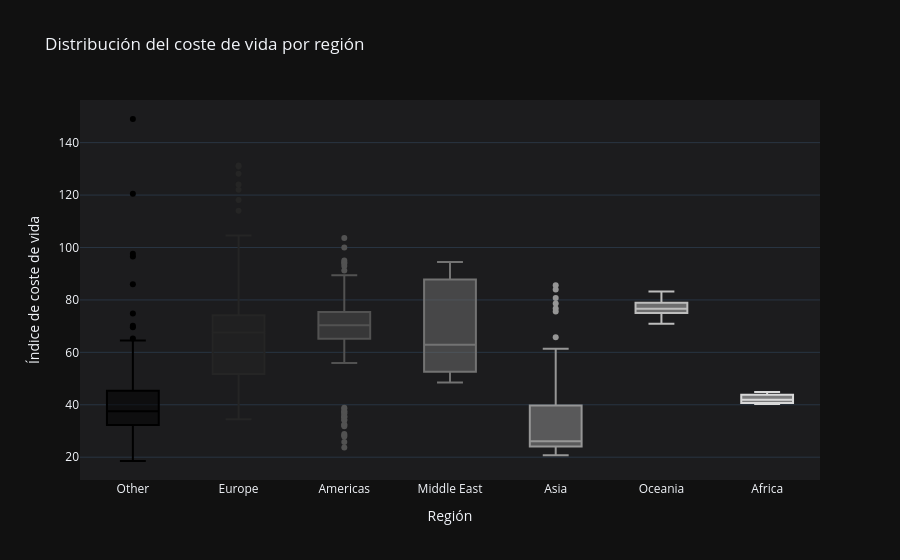

Source (notebook cell):
### Markdown cell above
## Distribución del coste de vida

### Code cell
fig = px.box(
    df,
    x="region",
    y="cost_of_living_index",
    title="Distribución del coste de vida por región",
    labels={
        "cost_of_living_index": "Índice de coste de vida",
        "region": "Región"
    },
    color="region",
    color_discrete_sequence=px.colors.sequential.Greys_r,
    template="plotly_dark",
)
fig.update_layout(
    paper_bgcolor="#111111",
    plot_bgcolor="#1c1c1e",
    showlegend=False,
)
fig.show()

print(df.groupby('region')['cost_of_living_index'].agg(['mean','median','min','max']).round(1))

### Figure 1 — Plotly figure (JSON) as saved in the notebook; plotly's stock layout.template omitted (floating-point values rounded to 4 significant figures; data arrays with more than 128 entries replaced by an {"elided": "..."} marker saying what was removed)
{"data": [{"alignmentgroup": "True", "hovertemplate": "Región=%{x}<br>Índice de coste de vida=%{y}<extra></extra>", "legendgroup": "Other", "marker": {"color": "rgb(0,0,0)"}, "name": "Other", "notched": false, "offsetgroup": "Other", "orientation": "v", "showlegend": true, "type": "box", "x": {"elided": "131 str values"}, "x0": " ", "xaxis": "x", "y": {"elided": "131 float values"}, "y0": " ", "yaxis": "y"}, {"alignmentgroup": "True", "hovertemplate": "Región=%{x}<br>Índice de coste de vida=%{y}<extra></extra>", "legendgroup": "Europe", "marker": {"color": "rgb(37,37,37)"}, "name": "Europe", "notched": false, "offsetgroup": "Europe", "orientation": "v", "showlegend": true, "type": "box", "x": {"elided": "210 str values"}, "x0": " ", "xaxis": "x", "y": {"elided": "210 float values"}, "y0": " ", "yaxis": "y"}, {"alignmentgroup": "True", "hovertemplate": "Región=%{x}<br>Índice de coste de vida=%{y}<extra></extra>", "legendgroup": "Americas", "marker": {"color": "rgb(82,82,82)"}, "name": "Americas", "notched": false, "offsetgroup": "Americas", "orientation": "v", "showlegend": true, "type": "box", "x": {"elided": "142 str values"}, "x0": " ", "xaxis": "x", "y": {"elided": "142 float values"}, "y0": " ", "yaxis": "y"}, {"alignmentgroup": "True", "hovertemplate": "Región=%{x}<br>Índice de coste de vida=%{y}<extra></extra>", "legendgroup": "Middle East", "marker": {"color": "rgb(115,115,115)"}, "name": "Middle East", "notched": false, "offsetgroup": "Middle East", "orientation": "v", "showlegend": true, "type": "box", "x": ["Middle East", "Middle East", "Middle East", "Middle East", "Middle East", "Middle East", "Middle East", "Middle East", "Middle East", "Middle East", "Middle East", "Middle East", "Middle East"], "x0": " ", "xaxis": "x", "y": [94.49, 88.86, 88.77, 87.44, 86.32, 64.32, 62.9, 57.89, 53.85, 52.58, 52.57, 49.03, 48.45], "y0": " ", "yaxis": "y"}, {"alignmentgroup": "True", "hovertemplate": "Región=%{x}<br>Índice de coste de vida=%{y}<extra></extra>", "legendgroup": "Asia", "marker": {"color": "rgb(150,150,150)"}, "name": "Asia", "notched": false, "offsetgroup": "Asia", "orientation": "v", "showlegend": true, "type": "box", "x": ["Asia", "Asia", "Asia", "Asia", "Asia", "Asia", "Asia", "Asia", "Asia", "Asia", "Asia", "Asia", "Asia", "Asia", "Asia", "Asia", "Asia", "Asia", "Asia", "Asia", "Asia", "Asia", "Asia", "Asia", "Asia", "Asia", "Asia", "Asia", "Asia", "Asia", "Asia", "Asia", "Asia", "Asia", "Asia", "Asia", "Asia", "Asia", "Asia", "Asia", "Asia", "Asia", "Asia", "Asia", "Asia", "Asia", "Asia", "Asia", "Asia", "Asia", "Asia", "Asia", "Asia", "Asia", "Asia", "Asia", "Asia", "Asia", "Asia", "Asia", "Asia", "Asia", "Asia"], "x0": " ", "xaxis": "x", "y": [85.61, 83.98, 80.71, 78.66, 76.71, 75.62, 65.8, 61.4, 53.9, 51.08, 49.53, 49.21, 45.94, 43.81, 42.29, 41.11, 35.48, 34.1, 30.27, 29.33, 29.21, 28.38, 28.23, 28.2, 27.72, 27.57, 27.55, 27.53, 27.33, 26.61, 26.56, 26.08, 26.01, 25.99, 25.61, 25.42, 25.38, 25.34, 25.32, 24.95, 24.92, 24.81, 24.75, 24.6, 24.5, 24.47, 24.39, 24.04, 24.03, 23.97, 23.97, 23.73, 23.45, 23.35, 23.34, 23.16, 22.9, 22.81, 22.04, 21.75, 21.57, 21.28, 20.79], "y0": " ", "yaxis": "y"}, {"alignmentgroup": "True", "hovertemplate": "Región=%{x}<br>Índice de coste de vida=%{y}<extra></extra>", "legendgroup": "Oceania", "marker": {"color": "rgb(189,189,189)"}, "name": "Oceania", "notched": false, "offsetgroup": "Oceania", "orientation": "v", "showlegend": true, "type": "box", "x": ["Oceania", "Oceania", "Oceania", "Oceania", "Oceania", "Oceania", "Oceania", "Oceania", "Oceania", "Oceania", "Oceania", "Oceania", "Oceania", "Oceania", "Oceania"], "x0": " ", "xaxis": "x", "y": [83.21, 82.06, 80.19, 79.44, 77.29, 76.76, 76.66, 76.59, 75.94, 75.8, 75.24, 74.99, 73.93, 73.85, 70.87], "y0": " ", "yaxis": "y"}, {"alignmentgroup": "True", "hovertemplate": "Región=%{x}<br>Índice de coste de vida=%{y}<extra></extra>", "legendgroup": "Africa", "marker": {"color": "rgb(217,217,217)"}, "name": "Africa", "notched": false, "offsetgroup": "Africa", "orientation": "v", "showlegend": true, "type": "box", "x": ["Africa", "Africa", "Africa", "Africa"], "x0": " ", "xaxis": "x", "y": [44.87, 42.76, 40.98, 40.33], "y0": " ", "yaxis": "y"}], "layout": {"boxmode": "overlay", "legend": {"title": {"text": "Región"}, "tracegroupgap": 0}, "paper_bgcolor": "#111111", "plot_bgcolor": "#1c1c1e", "showlegend": false, "title": {"text": "Distribución del coste de vida por región"}, "xaxis": {"anchor": "y", "categoryarray": ["Other", "Europe", "Americas", "Middle East", "Asia", "Oceania", "Africa"], "categoryorder": "array", "domain": [0, 1], "title": {"text": "Región"}}, "yaxis": {"anchor": "x", "domain": [0, 1], "title": {"text": "Índice de coste de vida"}}}}
